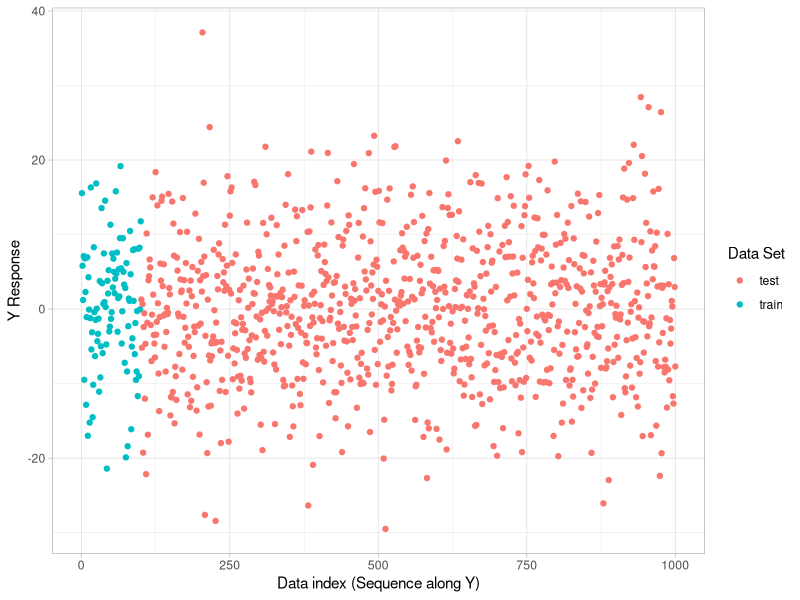

Source code (R): (Note: this script raises an error after producing the figure.)
## ---- chunk 1
library(tidyverse)

theme_set(theme_light())
knitr::opts_chunk$set(fig.align = "center", fig.path = "figures/chap06_ex10-")
## ---- chunk 2
set.seed(4)
## ---- chunk 3
p <- 20
n <- 1000
## ---- chunk 4
X.mat <- matrix(rnorm(n * p), ncol = p)
epsilon <- rnorm(n)
## ---- chunk 5
betas <- sample(-5:5, p, replace = T)
betas[sample(1:p, 6, replace = F)] <- 0
betas
## ---- chunk 6
Y <- X.mat %*% betas + epsilon
## ---- chunk 7
train.ind <- sample(1:n, n * 0.1)
X.mat.train <- X.mat[train.ind, ]
X.mat.test <- X.mat[-train.ind, ]
## ---- chunk 8
Y.train <- Y[train.ind, ]
Y.test <- Y[-train.ind, ]
train.df <- as_tibble(cbind(y = Y.train, X.mat.train))
test.df <- as_tibble(cbind(y = Y.test, X.mat.test))
## ---- chunk 9
names(train.df) <- c("y", paste0("β", 1:20))
names(test.df) <- c("y", paste0("β", 1:20))
## ---- chunk 10
ggplot(data = rbind(
  cbind(train.df, type = rep("train", nrow(train.df))),
  cbind(test.df, type = rep("test", nrow(test.df)))
)) +
  geom_point(aes(x = seq_along(y), y = y, colour = type)) +
  labs(x = "Data index (Sequence along Y)", y = "Y Response", colour = "Data Set")
## ---- chunk 11
library(leaps)
## ---- chunk 12
predict.regsubsets <- function(object, newdata, id, ...) {
  form <- as.formula(object$call[[2]])
  mat <- model.matrix(form, newdata)
  coefi <- coef(object, id = id)
  xvars <- names(coefi)
  mat[, xvars] %*% coefi
}
## ---- chunk 13
regfit.full <- regsubsets(y ~ ., data = train.df, nvmax = p)

err.full.train <- rep(NA, p)
for (i in 1:p) {
  pred.full <- predict(regfit.full, train.df, id = i)
  err.full.train[i] <- mean((train.df$y - pred.full)^2)
}
## ---- chunk 14
plot_mse <- function(error) {
  error.df <- tibble(num = seq(1:length(error)), err = error)
  min.error.df <- error.df[which.min(error.df$err), ]
  ggplot(error.df) +
    aes(x = num, y = err) +
    geom_line() +
    geom_point(size = 2) +
    geom_point(data = min.error.df, colour = "red", size = 3) +
    labs(x = "Number of Predictors", y = "MSE")
}
## ---- chunk 15
plot_mse(err.full.train) + labs(title = "Training Set MSE")
## ---- chunk 16
which.min(err.full.train)
## ---- chunk 17
err.full.test <- rep(NA, p)
for (i in 1:p) {
  pred.full <- predict(regfit.full, test.df, id = i)
  err.full.test[i] <- mean((test.df$y - pred.full)^2)
}
## ---- chunk 18
plot_mse(err.full.test) + labs(title = "Test Set MSE")
## ---- chunk 19
which.min(err.full.test)
## ---- chunk 20
get_coef_df <- function(betas, coefs, sort.opt = T) {
  merge(tibble(beta = names(betas), betas),
    tibble(beta = names(coefs), coefs),
    all.x = T, sort = sort.opt
  )
}
## ---- chunk 21
coef.best <- coef(regfit.full, id = which.min(err.full.test))
names(betas) <- paste0("β", 01:20)

(coefs.df <- get_coef_df(betas, coef.best, F))
## ---- chunk 22
err.coef <- rep(NA, p)
for (i in 1:p) {
  coef.i <- coef(regfit.full, id = i)
  df.err <- get_coef_df(betas, coef.i)
  df.err <- df.err %>%
    mutate(coefs = ifelse(is.na(coefs), 0, coefs))
  err.coef[i] <- sqrt(sum((df.err$betas - df.err$coefs)^2))
}
## ---- chunk 23
plot_mse(err.coef) + labs(y = "Coefficient Error")
